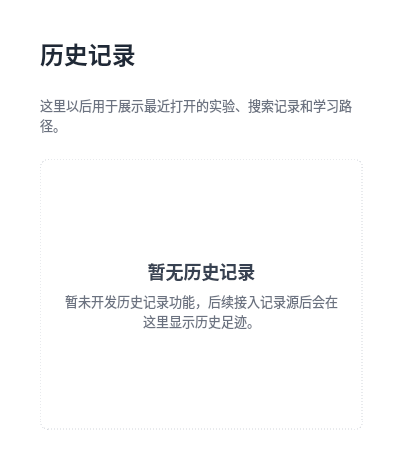
<?xml version="1.0" encoding="UTF-8"?>
<ui version="4.0">
 <class>HistoryPage</class>
 <widget class="QWidget" name="HistoryPage">
  <property name="geometry">
   <rect>
    <x>0</x>
    <y>0</y>
    <width>403</width>
    <height>466</height>
   </rect>
  </property>
  <property name="styleSheet">
   <string notr="true">QWidget#HistoryPage {
    background: #FFFFFF;
}

QLabel#titleLabel {
    color: #1F2937;
    font-size: 24px;
    font-weight: 700;
}

QLabel#subtitleLabel,
QLabel#emptyBodyLabel {
    color: #6B7280;
    font-size: 13px;
}

QFrame#emptyFrame {
    border: 1px dashed #D1D5DB;
    border-radius: 8px;
}

QLabel#emptyTitleLabel {
    color: #374151;
    font-size: 18px;
    font-weight: 700;
}</string>
  </property>
  <layout class="QVBoxLayout" name="rootLayout">
   <property name="spacing">
    <number>24</number>
   </property>
   <property name="leftMargin">
    <number>40</number>
   </property>
   <property name="topMargin">
    <number>36</number>
   </property>
   <property name="rightMargin">
    <number>40</number>
   </property>
   <property name="bottomMargin">
    <number>36</number>
   </property>
   <item>
    <widget class="QLabel" name="titleLabel">
     <property name="text">
      <string>历史记录</string>
     </property>
    </widget>
   </item>
   <item>
    <widget class="QLabel" name="subtitleLabel">
     <property name="text">
      <string>这里以后用于展示最近打开的实验、搜索记录和学习路径。</string>
     </property>
     <property name="wordWrap">
      <bool>true</bool>
     </property>
    </widget>
   </item>
   <item>
    <widget class="QFrame" name="emptyFrame">
     <property name="minimumSize">
      <size>
       <width>0</width>
       <height>220</height>
      </size>
     </property>
     <property name="frameShape">
      <enum>QFrame::Shape::StyledPanel</enum>
     </property>
     <layout class="QVBoxLayout" name="emptyLayout">
      <property name="leftMargin">
       <number>24</number>
      </property>
      <property name="topMargin">
       <number>24</number>
      </property>
      <property name="rightMargin">
       <number>24</number>
      </property>
      <property name="bottomMargin">
       <number>24</number>
      </property>
      <item>
       <spacer name="topSpacer">
        <property name="orientation">
         <enum>Qt::Orientation::Vertical</enum>
        </property>
        <property name="sizeHint" stdset="0">
         <size>
          <width>20</width>
          <height>40</height>
         </size>
        </property>
       </spacer>
      </item>
      <item>
       <widget class="QLabel" name="emptyTitleLabel">
        <property name="text">
         <string>暂无历史记录</string>
        </property>
        <property name="alignment">
         <set>Qt::AlignmentFlag::AlignCenter</set>
        </property>
       </widget>
      </item>
      <item>
       <widget class="QLabel" name="emptyBodyLabel">
        <property name="text">
         <string>暂未开发历史记录功能，后续接入记录源后会在这里显示历史足迹。</string>
        </property>
        <property name="alignment">
         <set>Qt::AlignmentFlag::AlignCenter</set>
        </property>
        <property name="wordWrap">
         <bool>true</bool>
        </property>
       </widget>
      </item>
      <item>
       <spacer name="bottomSpacer">
        <property name="orientation">
         <enum>Qt::Orientation::Vertical</enum>
        </property>
        <property name="sizeHint" stdset="0">
         <size>
          <width>20</width>
          <height>40</height>
         </size>
        </property>
       </spacer>
      </item>
     </layout>
    </widget>
   </item>
  </layout>
 </widget>
 <resources/>
 <connections/>
</ui>
